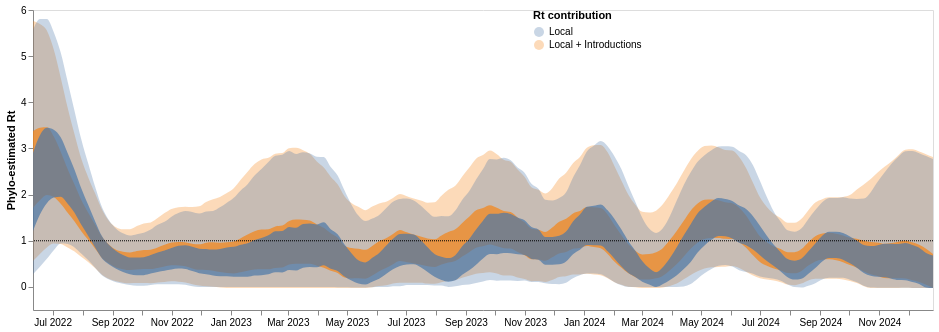

This figure's notebook cell:
### Code cell
rt_line2 = alt.Chart(combined_rt_df).mark_area(interpolate='monotone', opacity = 0.7, clip = True).encode(
    alt.X('date:T', axis=alt.Axis(title="",tickCount = "month", grid=False,format="%b %Y")),
    alt.Y('lower_hpd_log_50_MA',axis=alt.Axis(title="Phylo-estimated Rt", grid=False)),#, scale=alt.Scale(domain=(0.0, 4))),
    alt.Y2('upper_hpd_log_50_MA' ),
    alt.Color("contribution", legend=alt.Legend(title = "Rt contribution", offset=-400, labelLimit = 400))
).properties(
    width=900,
    height=300
)
rt_band2 = alt.Chart(combined_rt_df,).mark_area(
    opacity=0.3, interpolate='monotone', clip = True
).encode(
    alt.X('date:T', axis=alt.Axis(title="", grid=False,format="%b %Y")),
    alt.Y('lower_hpd_log_95_MA', axis=alt.Axis(title="Phylo-estimated Rt", grid=False)),#, scale=alt.Scale(domain=(0.0, 4))),
    alt.Y2('upper_hpd_log_95_MA'), 
    alt.Color("contribution")
).properties(
    width=900,
    height=300
)

stream_plot_rt =    rt_band2+rt_line2 + one_line

stream_plot_rt

### Figure 1 — Vega-Lite specification as saved in the notebook (floating-point values rounded to 4 significant figures; data arrays with more than 128 entries replaced by an {"elided": "..."} marker saying what was removed)
{"config": {"view": {"continuousWidth": 400, "continuousHeight": 300}}, "layer": [{"mark": {"type": "area", "clip": true, "interpolate": "monotone", "opacity": 0.3}, "encoding": {"color": {"field": "contribution", "type": "nominal"}, "x": {"axis": {"format": "%b %Y", "grid": false, "title": ""}, "field": "date", "type": "temporal"}, "y": {"axis": {"grid": false, "title": "Phylo-estimated Rt"}, "field": "lower_hpd_log_95_MA", "type": "quantitative"}, "y2": {"field": "upper_hpd_log_95_MA"}}, "height": 300, "width": 900}, {"mark": {"type": "area", "clip": true, "interpolate": "monotone", "opacity": 0.7}, "encoding": {"color": {"field": "contribution", "legend": {"labelLimit": 400, "offset": -400, "title": "Rt contribution"}, "type": "nominal"}, "x": {"axis": {"format": "%b %Y", "grid": false, "tickCount": "month", "title": ""}, "field": "date", "type": "temporal"}, "y": {"axis": {"grid": false, "title": "Phylo-estimated Rt"}, "field": "lower_hpd_log_50_MA", "type": "quantitative"}, "y2": {"field": "upper_hpd_log_50_MA"}}, "height": 300, "width": 900}, {"data": {"name": "data-0f80976e06af035141dd0a0f11df9332"}, "mark": {"type": "rule", "strokeDash": [1, 1]}, "encoding": {"y": {"field": "y", "type": "quantitative"}}, "height": 300, "width": 900}], "data": {"name": "data-e7899e9ddb9eaae86753f0e8fc4b7009"}, "$schema": "https://vega.github.io/schema/vega-lite/v4.17.0.json", "datasets": {"data-e7899e9ddb9eaae86753f0e8fc4b7009": {"elided": "262 records"}, "data-0f80976e06af035141dd0a0f11df9332": [{"y": 1.0}]}}
